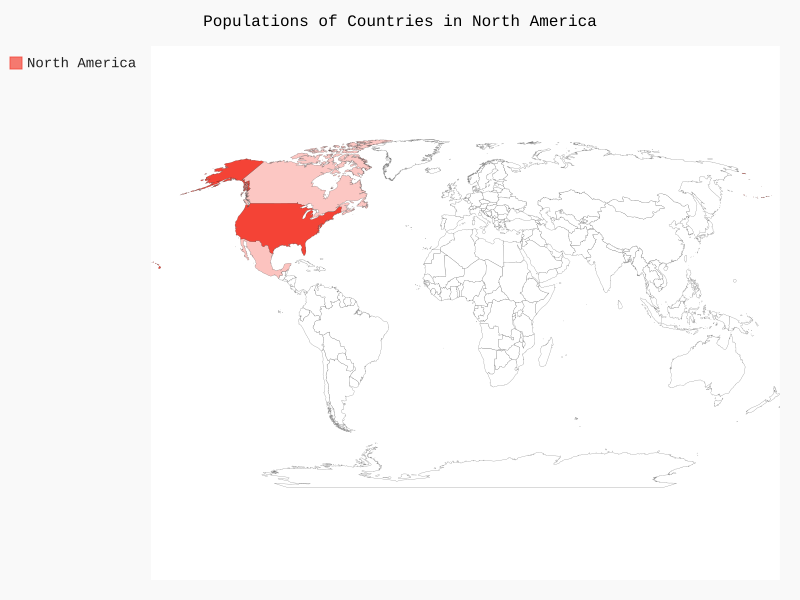

Reproduce this figure in Python.
import pygal 

wm = pygal.maps.world.World()
wm.title = 'Populations of Countries in North America'
wm.add('North America', {'ca':341260000, 'us': 30093490000, 'mx': 1134230000})

wm.render_to_file('na_populations.svg')
